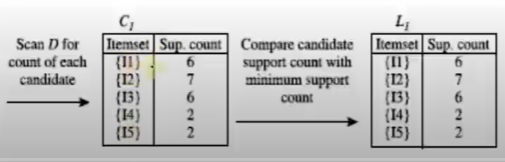
#> input picture Machine Learning/Association Rule/Apriori/images/c1l1.png, 505 x 162 px, given in place of passive-aggressive.png, which was not available
$ jupyter execute 'passive aggressive.ipynb'   (text cells are left out)
#> lines starting #> are read from the running program, lines starting #| are printed output that depends on the picture; pictures that were not available may be replaced by others from this repository, and a replacement may not be noted
[cell 1]
from PIL import Image
from IPython.display import display

img = Image.open('images/passive-aggressive.png')
#> img is the input picture: PIL image 505x162 RGBA; mean R, G, B, A 196.4, 196.3, 196, 255
new_image = img.resize((330, 200))
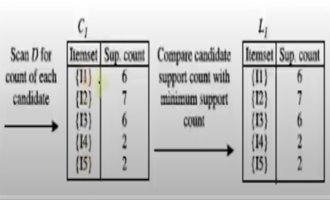
#> new_image: PIL image 330x200 RGBA; mean R, G, B, A 196.4, 196.3, 196, 255
display(new_image)

[cell 2]
from PIL import Image
from IPython.display import display

img = Image.open('images/passive-aggressive1.png')
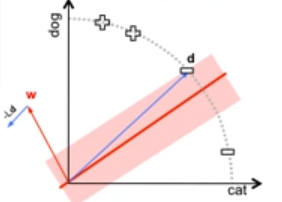
#> input picture Machine Learning/Linear Models/Online Learning/Passive Aggressive/images/passive-aggressive1.png, 282 x 202 px
#> img is the input picture: PIL image 282x202 RGBA; mean R, G, B, A 248.6, 238.3, 238.1, 255
new_image = img.resize((300, 230))
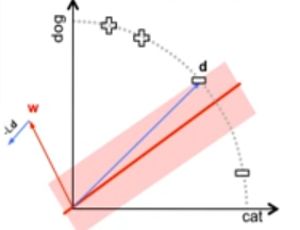
#> new_image: PIL image 300x230 RGBA; mean R, G, B, A 248.5, 238.2, 238, 255
display(new_image)

[cell 3]
from PIL import Image
from IPython.display import display

img = Image.open('images/passive-aggressive2.png')
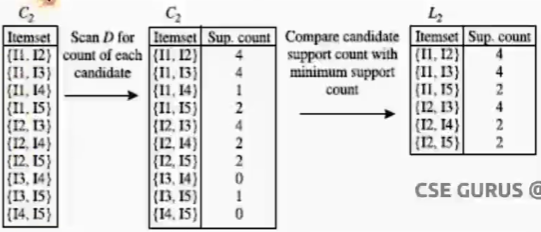
#> input picture Machine Learning/Association Rule/Apriori/images/c2l2.png, 541 x 232 px, given in place of passive-aggressive2.png, which was not available
#> img is the input picture: PIL image 541x232 RGBA; mean R, G, B, A 224.9, 224.8, 224.7, 255
new_image = img.resize((300, 230))
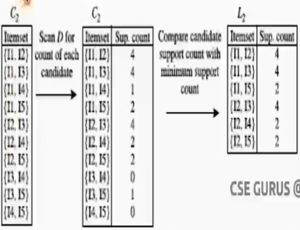
#> new_image: PIL image 300x230 RGBA; mean R, G, B, A 224.9, 224.8, 224.7, 255
display(new_image)
